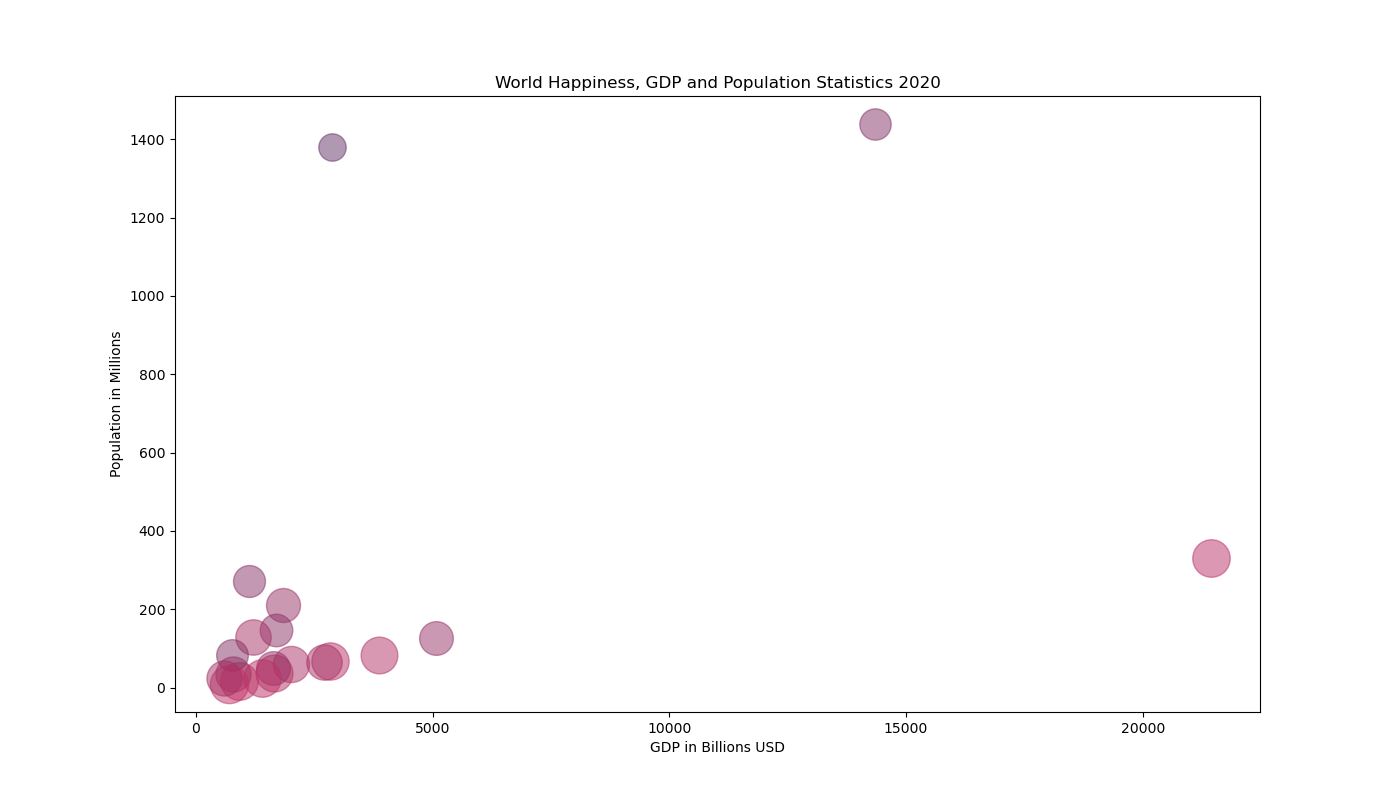

This figure's Python source:

import matplotlib.pyplot as plt
import pandas as pd

# Creating a DataFrame from the provided table data
data = pd.DataFrame({
    'Country': ['United States', 'China', 'Japan', 'Germany', 'India', 'United Kingdom',
                'France', 'Brazil', 'Italy', 'Canada', 'South Korea', 'Russia',
                'Australia', 'Mexico', 'Indonesia', 'Netherlands', 'Saudi Arabia',
                'Turkey', 'Switzerland', 'Taiwan'],
    'GDP (Billions)': [21433, 14343, 5082, 3861, 2875, 2827, 2716, 1847, 2001,
                       1643, 1631, 1699, 1393, 1218, 1119, 914, 793, 761, 703, 602],
    'Population (Millions)': [331, 1439, 126, 83, 1380, 67, 65, 212, 60, 38, 51, 146,
                              25, 129, 273, 17, 35, 84, 9, 24],
    'Happiness Score': [7.3, 5.1, 5.9, 7.0, 3.9, 7.2, 6.5, 6.0, 6.8, 7.1, 5.9, 5.5,
                        7.3, 6.5, 5.3, 7.4, 6.4, 5.2, 7.6, 6.4]
})

# Setting chart dimensions
plt.figure(figsize=(14, 8))

# Creating the bubble chart
for i in range(len(data)):
    plt.scatter(data['GDP (Billions)'][i], data['Population (Millions)'][i], 
                s=data['Happiness Score'][i]*100, 
                alpha=0.5, 
                c=[(data['Happiness Score'][i]/10, 0.2, 0.4)])

# Adding labels and a title
plt.xlabel('GDP in Billions USD')
plt.ylabel('Population in Millions')
plt.title('World Happiness, GDP and Population Statistics 2020')

# Display the plot
plt.show()
